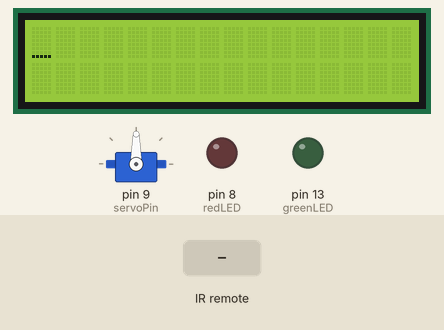
Bench run of a sketch on a simulated Arduino Uno, built with avr-gcc and run on an emulated ATmega328P. Shown: 16×2 character LCD, servo, output pins drawn as LEDs (lit = HIGH). The test bench sets the inputs (shaded band). The modem accepts every AT command (registered, SIM ready, sends succeed) and sends nothing else; what the sketch prints to the serial monitor is not drawn.

Above: at 2.8 s.
2.9 s: infrared code 0xFF02FD received
At 3.9 s:
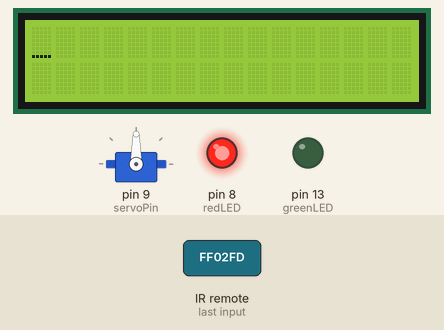
5.6 s: infrared code 0xFF22DD received
At 5.9 s:
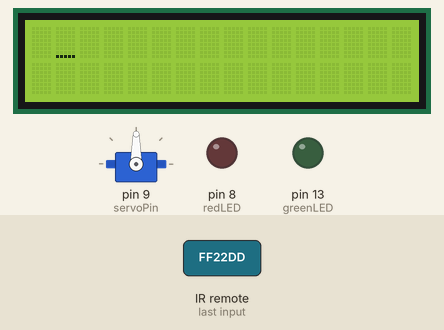
Timing chart, 0 to 8.6 s (numbered marks = the images above; inputs shaded):
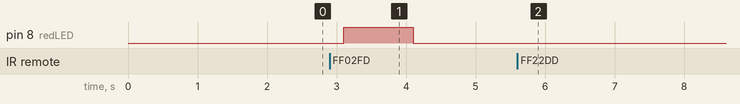

The sketch:

code.ino
```cpp
/*
  Program for entering a code for a locking mechanism
*/

#include <LiquidCrystal.h>
#include <IRremote.h>
#include <Servo.h>
#include <SoftwareSerial.h>

void PressRemote();
void CheckCursor();
int CheckCode();
void UpdateGSM();
void SendSMS();

int rs = 12, e = 11, d4 = 5, d5 = 4, d6 = 3, d7 = 2; //lcd pins
LiquidCrystal lcd(rs, e, d4, d5, d6, d7);
int cursorX = 0, cursorY = 0;
int codeLength = 4;
int lcdCode[4] = {1, 2, 3, 4};
int lcdInput[32];
int inputLength = 0;

int recPin = 7; //reciver pin
IRrecv irrecv(recPin);
decode_results results;

Servo servo;
int servoPos;
int servoPin = 9;

int greenLED = 13;
int redLED = 8;

int gsmRX = A1;
int gsmTX = A0;
String cmd = "";
SoftwareSerial gsm(gsmTX, gsmRX);

void setup()
{
  Serial.begin(9600);

  lcd.begin(16, 2); //setup number of columns and rows for lcd display
  lcd.cursor();

  irrecv.enableIRIn();

  servo.attach(servoPin);
  servo.write(90);

  pinMode(greenLED, OUTPUT);
  pinMode(redLED, OUTPUT);

  gsm.begin(9600);
  Serial.println("Initialising gsm");

  gsm.println("AT"); //Once the handshake test is successful, it will back to OK
  UpdateGSM();
  gsm.println("AT+CMGF=1");          // Configuration for sending SMS
  UpdateGSM();
  gsm.println("AT+CNMI=1,2,0,0,0");  // Configuration for receiving SMS
  UpdateGSM();
}

void loop()
{
  CheckCursor();
  lcd.setCursor(cursorX, cursorY);
  if (irrecv.decode(&results)) {  // Returns 0 if no data ready, 1 if data ready.
    PressRemote();
    irrecv.resume(); // Restart the ISR state machine and Receive the next value
  }

  UpdateGSM();
}

void UpdateGSM()
{
  delay(500);
  while (Serial.available()) {
    cmd+=(char)Serial.read();

    if(cmd!=""){
      cmd.trim();  // Remove added LF in transmit
      if (cmd.equals("S")) {
        SendSMS();
      }
      else {
        gsm.print(cmd);
        gsm.println("");
      }
    }
  }

  while(gsm.available()) {
    Serial.write(gsm.read());//Forward what Software Serial received to Serial Port
  }
}

void SendSMS(){
  gsm.println("AT+CMGF=1");
  delay(500);
  gsm.println("AT+CMGS=\"+447497901554\"\r");
  delay(500);
  gsm.print("Hi!");
  delay(500);
  gsm.write(26);
}

int CheckCode()
{
  int passed = 1;

  if (inputLength != codeLength)
    return 0;

  for (int i = 0; i < codeLength; i++){
    if (lcdInput[i] != lcdCode[i]){
      passed = 0;
    }
  }
  return passed;
}

void CheckCursor()
{
  if (cursorX < 0){
    if (cursorY == 1){
      cursorX = 15;
      cursorY = 0;
    }
    else{
      cursorX = 0;
    }
  }
  if (cursorX > 15){
    if (cursorY == 0){
      cursorY = 1;
      cursorX = 0;
    }
    else{
      cursorX = 15;
    }
  }
  if (cursorY < 0){
    cursorY = 0;
  }
  if (cursorY > 1){
    cursorY = 1;
  }
}

void PressRemote()
{
  switch (results.value){
    case 0xFFA25D:  //off
      servo.write(90);
      break;
    case 0xFF629D:  //vol+
      break;
    case 0xFFE21D:  //func/stop
      break;
    case 0xFF22DD:  //|<<
      cursorX--;
      inputLength--;
      lcd.print(" ");
      lcdInput[inputLength] = 0;
      break;
    case 0xFF02FD:  //>||
      lcd.clear();
      cursorX = 0;
      cursorY = 0;
      if (CheckCode()){
        servo.write(0);
        digitalWrite(greenLED, HIGH);
        delay(1000);
        digitalWrite(greenLED, LOW);
      }
      else{
        digitalWrite(redLED, HIGH);
        delay(1000);
        digitalWrite(redLED, LOW);
      }
      //reset lcdInput
      for (int i = 0; i < 32; i ++){
        lcdInput[i] = 0;
      }
      inputLength = 0;
      break;
    case 0xFFC23D:  //>>|
      break;
    case 0xFFE01F:  //down
      break;
    case 0xFFA857:  //vol-
      break;
    case 0xFF906F:  //up
      break;
    case 0xFF6897:  //0
      lcd.print("0");
      lcdInput[inputLength] = 0;
      cursorX++;
      inputLength++;
      break;
    case 0xFF9867:  //eq
      break;
    case 0xFFB04F:  //st/rept
      break;
    case 0xFF30CF:  //1
      lcd.print("1");
      lcdInput[inputLength] = 1;
      cursorX++;
      inputLength++;
      break;
    case 0xFF18E7:  //2
      lcd.print("2");
      lcdInput[inputLength] = 2;
      cursorX++;
      inputLength++;
      break;
    case 0xFF7A85:  //3
      lcd.print("3");
      lcdInput[inputLength] = 3;
      cursorX++;
      inputLength++;
      break;
    case 0xFF10EF:  //4
      lcd.print("4");
      lcdInput[inputLength] = 4;
      cursorX++;
      inputLength++;
      break;
    case 0xFF38C7:  //5
      lcd.print("5");
      lcdInput[inputLength] = 5;
      cursorX++;
      inputLength++;
      break;
    case 0xFF5AA5:  //6
      lcd.print("6");
      lcdInput[inputLength] = 6;
      cursorX++;
      inputLength++;
      break;
    case 0xFF42BD:  //7
      lcd.print("7");
      lcdInput[inputLength] = 7;
      cursorX++;
      inputLength++;
      break;
    case 0xFF4AB5:  //8
      lcd.print("8");
      lcdInput[inputLength] = 8;
      cursorX++;
      inputLength++;
      break;
    case 0xFF52AD:  //9
      lcd.print("9");
      lcdInput[inputLength] = 9;
      cursorX++;
      inputLength++;
      break;
  }
}
```

Measured:
- after the input at 2.9 s, pin 8 (redLED): LOW → HIGH after 0.20 s, → LOW 1.0 s later
